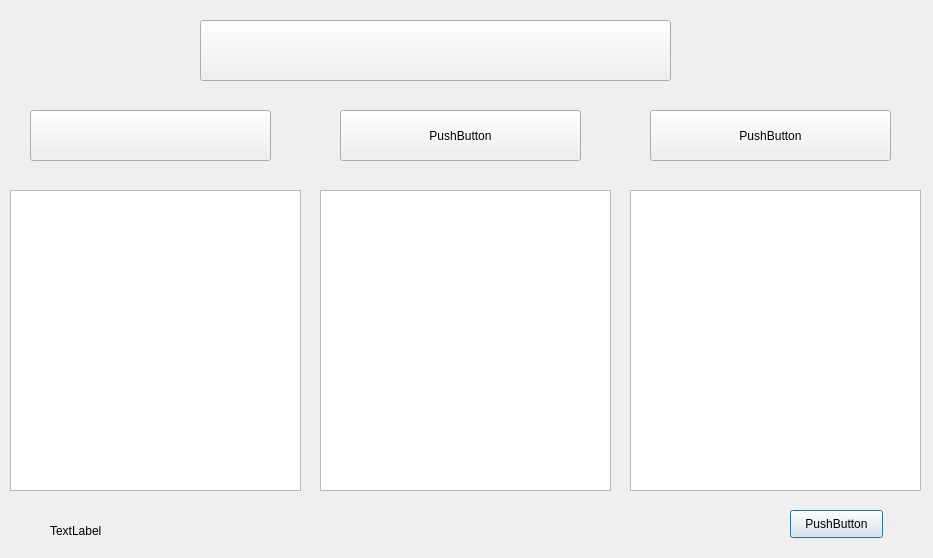
<?xml version="1.0" encoding="UTF-8"?>
<ui version="4.0">
 <class>importance</class>
 <widget class="QDialog" name="importance">
  <property name="geometry">
   <rect>
    <x>0</x>
    <y>0</y>
    <width>933</width>
    <height>558</height>
   </rect>
  </property>
  <property name="windowTitle">
   <string>The Importance</string>
  </property>
  <widget class="QPushButton" name="pushButton">
   <property name="geometry">
    <rect>
     <x>790</x>
     <y>510</y>
     <width>93</width>
     <height>28</height>
    </rect>
   </property>
   <property name="styleSheet">
    <string notr="true">background-image: url(:/img/img/orangeButton2.jpg);</string>
   </property>
   <property name="text">
    <string>PushButton</string>
   </property>
  </widget>
  <widget class="QPushButton" name="pushButton_2">
   <property name="geometry">
    <rect>
     <x>200</x>
     <y>20</y>
     <width>471</width>
     <height>61</height>
    </rect>
   </property>
   <property name="styleSheet">
    <string notr="true">font: 75 22pt &quot;MS Shell Dlg 2&quot;;
color: rgb(255, 255, 255);
background-image: url(:/img/img/buttons3.jpg);</string>
   </property>
   <property name="text">
    <string/>
   </property>
  </widget>
  <widget class="QPushButton" name="pushButton_3">
   <property name="geometry">
    <rect>
     <x>30</x>
     <y>110</y>
     <width>241</width>
     <height>51</height>
    </rect>
   </property>
   <property name="styleSheet">
    <string notr="true">background-image: url(:/img/img/honorsTitle.jpg);
font: 75 18pt &quot;MS Shell Dlg 2&quot;;</string>
   </property>
   <property name="text">
    <string/>
   </property>
  </widget>
  <widget class="QPushButton" name="pushButton_4">
   <property name="geometry">
    <rect>
     <x>340</x>
     <y>110</y>
     <width>241</width>
     <height>51</height>
    </rect>
   </property>
   <property name="styleSheet">
    <string notr="true">background-image: url(:/img/img/honorsTitle.jpg);
font: 75 18pt &quot;MS Shell Dlg 2&quot;;</string>
   </property>
   <property name="text">
    <string>PushButton</string>
   </property>
  </widget>
  <widget class="QPushButton" name="pushButton_5">
   <property name="geometry">
    <rect>
     <x>650</x>
     <y>110</y>
     <width>241</width>
     <height>51</height>
    </rect>
   </property>
   <property name="styleSheet">
    <string notr="true">background-image: url(:/img/img/honorsTitle.jpg);
font: 75 18pt &quot;MS Shell Dlg 2&quot;;</string>
   </property>
   <property name="text">
    <string>PushButton</string>
   </property>
  </widget>
  <widget class="QPlainTextEdit" name="plainTextEdit">
   <property name="geometry">
    <rect>
     <x>10</x>
     <y>190</y>
     <width>291</width>
     <height>301</height>
    </rect>
   </property>
   <property name="styleSheet">
    <string notr="true">font: 14pt &quot;MS Shell Dlg 2&quot;;</string>
   </property>
  </widget>
  <widget class="QPlainTextEdit" name="plainTextEdit_2">
   <property name="geometry">
    <rect>
     <x>320</x>
     <y>190</y>
     <width>291</width>
     <height>301</height>
    </rect>
   </property>
   <property name="styleSheet">
    <string notr="true">font: 14pt &quot;MS Shell Dlg 2&quot;;</string>
   </property>
  </widget>
  <widget class="QPlainTextEdit" name="plainTextEdit_3">
   <property name="geometry">
    <rect>
     <x>630</x>
     <y>190</y>
     <width>291</width>
     <height>301</height>
    </rect>
   </property>
   <property name="styleSheet">
    <string notr="true">font: 14pt &quot;MS Shell Dlg 2&quot;;</string>
   </property>
  </widget>
  <widget class="QLabel" name="label">
   <property name="geometry">
    <rect>
     <x>50</x>
     <y>510</y>
     <width>271</width>
     <height>41</height>
    </rect>
   </property>
   <property name="styleSheet">
    <string notr="true">font: 75 12pt &quot;MS Shell Dlg 2&quot;;</string>
   </property>
   <property name="text">
    <string>TextLabel</string>
   </property>
  </widget>
 </widget>
 <resources/>
 <connections/>
</ui>
